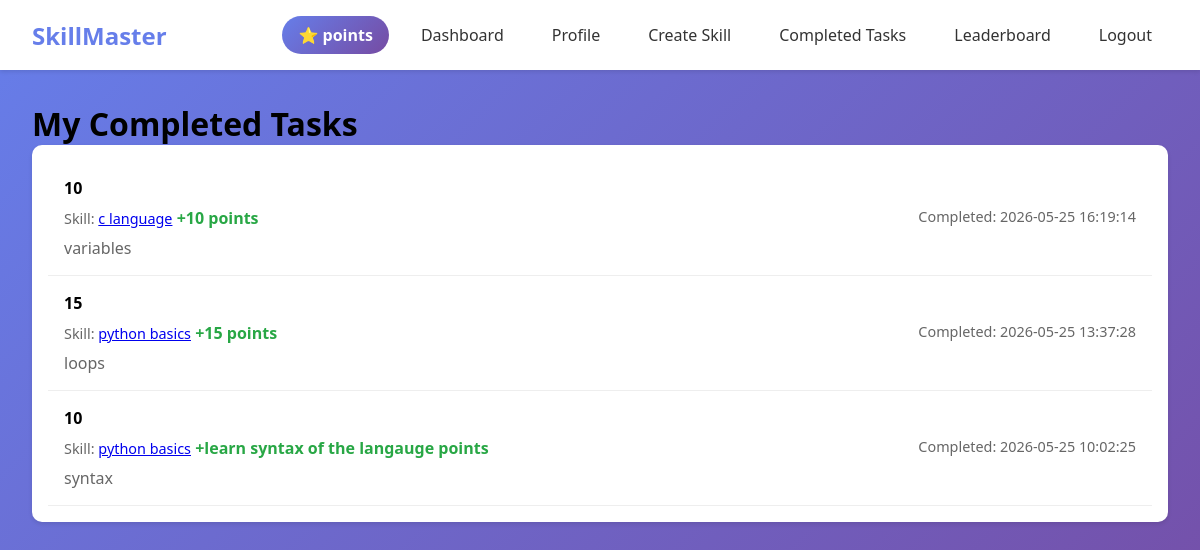
The app's page /completed_tasks (signed in) with its own data.
### tables this page shows
CREATE TABLE task_completions (
            id INTEGER PRIMARY KEY AUTOINCREMENT,
            task_id INTEGER,
            user_id INTEGER,
            completed_at TIMESTAMP DEFAULT CURRENT_TIMESTAMP,
            points_awarded INTEGER,
            FOREIGN KEY (task_id) REFERENCES tasks (id),
            FOREIGN KEY (user_id) REFERENCES users (id),
            UNIQUE(task_id, user_id)
        );

CREATE TABLE tasks (
            id INTEGER PRIMARY KEY AUTOINCREMENT,
            skill_id INTEGER,
            title TEXT NOT NULL,
            description TEXT,
            points INTEGER DEFAULT 10,
            created_by INTEGER,
            created_at TIMESTAMP DEFAULT CURRENT_TIMESTAMP,
            is_active BOOLEAN DEFAULT 1,
            FOREIGN KEY (skill_id) REFERENCES skills (id),
            FOREIGN KEY (created_by) REFERENCES users (id)
        );

CREATE TABLE skills (
            id INTEGER PRIMARY KEY AUTOINCREMENT,
            name TEXT NOT NULL,
            description TEXT,
            created_by INTEGER,
            created_at TIMESTAMP DEFAULT CURRENT_TIMESTAMP,
            is_active BOOLEAN DEFAULT 1,
            FOREIGN KEY (created_by) REFERENCES users (id)
        );

### app.py (the view)
@app.route("/completed_tasks")
def completed_tasks():
    if "user_id" not in session:
        return redirect(url_for("login"))
    with sqlite3.connect("users.db") as conn:
        cursor = conn.cursor()
        cursor.execute("""
            SELECT tc.*, t.title, t.description, t.points,
                   s.name as skill_name, s.id as skill_id,
                   CASE WHEN t.is_active = 0 THEN '(Expired)' ELSE '' END as status
            FROM task_completions tc
            JOIN tasks t ON tc.task_id = t.id
            JOIN skills s ON t.skill_id = s.id
            WHERE tc.user_id = ?
            ORDER BY tc.completed_at DESC
        """, (session["user_id"],))
        completed_tasks = cursor.fetchall()
    return render_template("completed_tasks.html", completed_tasks=completed_tasks)

### templates/completed_tasks.html (shortened to what this page needs)
{% extends "base.html" %}
{% block content %}
<h1>My Completed Tasks</h1>
<div class="card">
    <div class="card-body">
        {% for task in completed_tasks %}
        <div style="padding: 1rem; border-bottom: 1px solid #eee;">
            <strong>{{ task[7] }}</strong>
            <div style="margin-top: 0.5rem;">
                <span class="skill-meta">Skill: <a href="{{ url_for('view_skill', skill_id=task[9]) }}">{{ task[8] }}</a></span>
                <span class="points">+{{ task[4] }} points</span>
                <span style="color: #666; font-size: 0.9rem; float: right;">Completed: {{ task[3] }}</span>
            </div>
            {% if task[5] %}
            <p style="margin-top: 0.5rem; color: #666;">{{ task[5] }}</p>
            {% endif %}
        </div>
        {% else %}
        <p>You haven't completed any tasks yet. Start learning!</p>
        {% endfor %}
    </div>
</div>
{% endblock %}

### templates/base.html (style rules this page uses)
* { margin: 0; padding: 0; box-sizing: border-box; }
body { font-family: 'Segoe UI', Tahoma, Geneva, Verdana, sans-serif; background: linear-gradient(135deg, #667eea 0%, #764ba2 100%); min-height: 100vh; }
.card { background: white; border-radius: 10px; box-shadow: 0 2px 4px rgba(0,0,0,0.1); margin-bottom: 1.5rem; overflow: hidden; }
.card-body { padding: 1rem; }
.skill-meta, .task-meta { font-size: 0.9rem; color: #666; margin-bottom: 0.5rem; }
.points { color: #28a745; font-weight: bold; }

### records on screen
task_completions: points "10", name "c language", points_awarded "10", completed_at "2026-05-25 16:19:14", title "variables"
task_completions: points "15", name "python basics", points_awarded "15", completed_at "2026-05-25 13:37:28", title "loops"
task_completions: points "10", name "python basics", points_awarded "learn syntax of the langauge", completed_at "2026-05-25 10:02:25", title "syntax"
